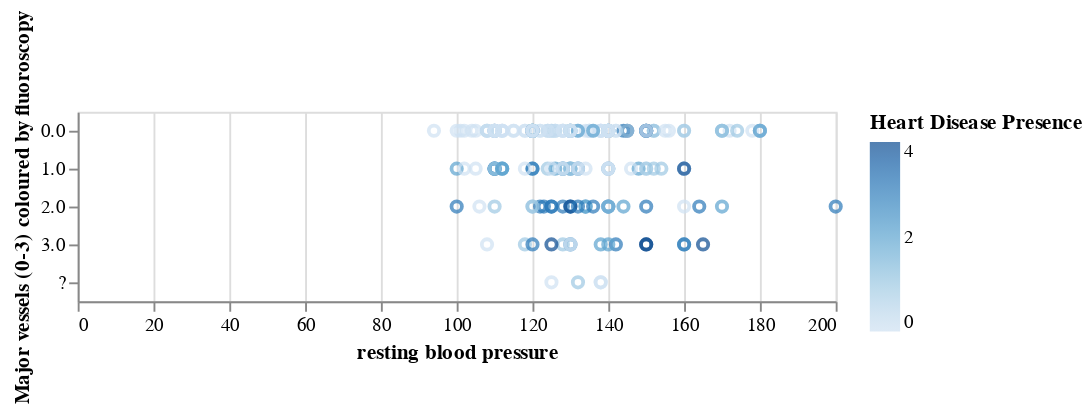

This figure's notebook cell:
### Code cell
trestbps_ca_plot = alt.Chart(cleveland_train).mark_point().encode(
    x = alt.X("trestbps", title = "resting blood pressure"),
    y = alt.Y('ca', title = "Major vessels (0-3) coloured by fluoroscopy"),
    color = alt.Color("heart_disease_presence", title = "Heart Disease Presence")
)
trestbps_ca_plot

### Figure 1 — Vega-Lite specification as saved in the notebook (floating-point values rounded to 4 significant figures; data arrays with more than 128 entries replaced by an {"elided": "..."} marker saying what was removed)
{"config": {"view": {"continuousWidth": 400, "continuousHeight": 300}}, "data": {"name": "data-2f4852ee1af2b8cf26a07939a39c8b20"}, "mark": "point", "encoding": {"color": {"field": "heart_disease_presence", "title": "Heart Disease Presence", "type": "quantitative"}, "x": {"field": "trestbps", "title": "resting blood pressure", "type": "quantitative"}, "y": {"field": "ca", "title": "Major vessels (0-3) coloured by fluoroscopy", "type": "nominal"}}, "$schema": "https://vega.github.io/schema/vega-lite/v4.17.0.json", "datasets": {"data-2f4852ee1af2b8cf26a07939a39c8b20": {"elided": "227 records"}}}
